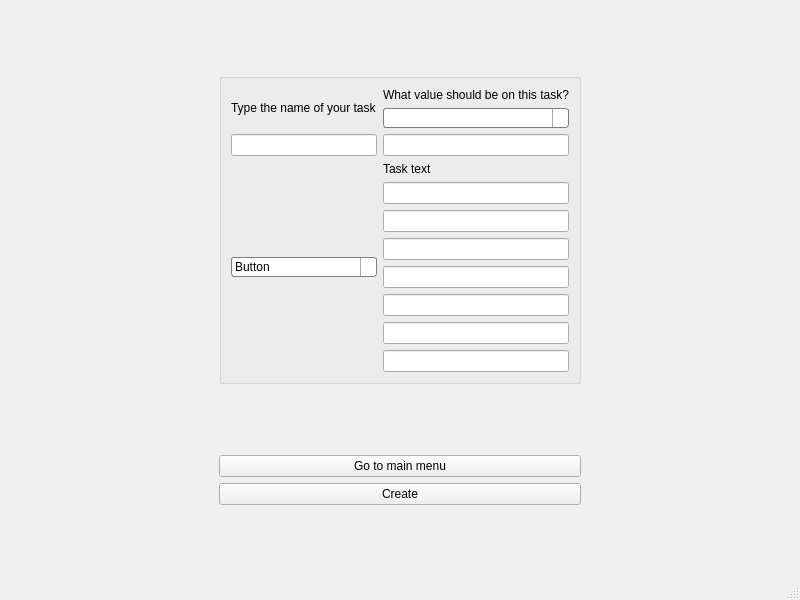
<?xml version="1.0" encoding="UTF-8"?>
<ui version="4.0">
 <class>Creator_of_tasks</class>
 <widget class="QMainWindow" name="Creator_of_tasks">
  <property name="geometry">
   <rect>
    <x>0</x>
    <y>0</y>
    <width>800</width>
    <height>600</height>
   </rect>
  </property>
  <property name="windowTitle">
   <string>MainWindow</string>
  </property>
  <widget class="QWidget" name="centralwidget">
   <layout class="QGridLayout" name="gridLayout">
    <item row="4" column="1">
     <layout class="QGridLayout" name="gridLayout_5">
      <item row="1" column="0">
       <widget class="QPushButton" name="create">
        <property name="text">
         <string>Create</string>
        </property>
       </widget>
      </item>
      <item row="0" column="0">
       <widget class="QPushButton" name="pushButton">
        <property name="text">
         <string>Go to main menu</string>
        </property>
       </widget>
      </item>
     </layout>
    </item>
    <item row="2" column="1">
     <widget class="QGroupBox" name="box">
      <layout class="QGridLayout" name="gridLayout_2">
       <item row="1" column="0">
        <widget class="QComboBox" name="comboBox">
         <property name="styleSheet">
          <string notr="true">QComboBox {
    border: 1px solid gray;
    border-radius: 3px;
    padding: 1px 18px 1px 3px;
    min-width: 6em;
}

QComboBox:editable {
    background: white;
}

QComboBox:!editable, QComboBox::drop-down:editable {
     background: qlineargradient(x1: 0, y1: 0, x2: 0, y2: 1,
                                 stop: 0 #E1E1E1, stop: 0.4 #DDDDDD,
                                 stop: 0.5 #D8D8D8, stop: 1.0 #D3D3D3);
}

/* QComboBox gets the &quot;on&quot; state when the popup is open */
QComboBox:!editable:on, QComboBox::drop-down:editable:on {
    background: qlineargradient(x1: 0, y1: 0, x2: 0, y2: 1,
                                stop: 0 #D3D3D3, stop: 0.4 #D8D8D8,
                                stop: 0.5 #DDDDDD, stop: 1.0 #E1E1E1);
}

QComboBox:on { /* shift the text when the popup opens */
    padding-top: 3px;
    padding-left: 4px;
}

QComboBox::drop-down {
    subcontrol-origin: padding;
    subcontrol-position: top right;
    width: 15px;

    border-left-width: 1px;
    border-left-color: darkgray;
    border-left-style: solid; /* just a single line */
    border-top-right-radius: 3px; /* same radius as the QComboBox */
    border-bottom-right-radius: 3px;
}

QComboBox::down-arrow {
    image: url(/usr/share/icons/crystalsvg/16x16/actions/1downarrow.png);
}

QComboBox::down-arrow:on { /* shift the arrow when popup is open */
    top: 1px;
    left: 1px;
}</string>
         </property>
         <item>
          <property name="text">
           <string>Button</string>
          </property>
         </item>
         <item>
          <property name="text">
           <string>Slider</string>
          </property>
         </item>
         <item>
          <property name="text">
           <string>Cmd</string>
          </property>
         </item>
        </widget>
       </item>
       <item row="0" column="1">
        <layout class="QVBoxLayout" name="verticalLayout_2">
         <item>
          <widget class="QLabel" name="label_2">
           <property name="text">
            <string>What value should be on this task?</string>
           </property>
          </widget>
         </item>
         <item>
          <widget class="QComboBox" name="cm2">
           <property name="styleSheet">
            <string notr="true">QComboBox {
    border: 1px solid gray;
    border-radius: 3px;
    padding: 1px 18px 1px 3px;
    min-width: 6em;
}

QComboBox:editable {
    background: white;
}

QComboBox:!editable, QComboBox::drop-down:editable {
     background: qlineargradient(x1: 0, y1: 0, x2: 0, y2: 1,
                                 stop: 0 #E1E1E1, stop: 0.4 #DDDDDD,
                                 stop: 0.5 #D8D8D8, stop: 1.0 #D3D3D3);
}

/* QComboBox gets the &quot;on&quot; state when the popup is open */
QComboBox:!editable:on, QComboBox::drop-down:editable:on {
    background: qlineargradient(x1: 0, y1: 0, x2: 0, y2: 1,
                                stop: 0 #D3D3D3, stop: 0.4 #D8D8D8,
                                stop: 0.5 #DDDDDD, stop: 1.0 #E1E1E1);
}

QComboBox:on { /* shift the text when the popup opens */
    padding-top: 3px;
    padding-left: 4px;
}

QComboBox::drop-down {
    subcontrol-origin: padding;
    subcontrol-position: top right;
    width: 15px;

    border-left-width: 1px;
    border-left-color: darkgray;
    border-left-style: solid; /* just a single line */
    border-top-right-radius: 3px; /* same radius as the QComboBox */
    border-bottom-right-radius: 3px;
}

QComboBox::down-arrow {
    image: url(/usr/share/icons/crystalsvg/16x16/actions/1downarrow.png);
}

QComboBox::down-arrow:on { /* shift the arrow when popup is open */
    top: 1px;
    left: 1px;
}</string>
           </property>
          </widget>
         </item>
         <item>
          <widget class="QLineEdit" name="ln2"/>
         </item>
        </layout>
       </item>
       <item row="1" column="1">
        <layout class="QVBoxLayout" name="verticalLayout_3">
         <item>
          <widget class="QLabel" name="label_3">
           <property name="text">
            <string>Task text</string>
           </property>
          </widget>
         </item>
         <item>
          <layout class="QVBoxLayout" name="sl">
           <item>
            <widget class="QLineEdit" name="sl1"/>
           </item>
           <item>
            <widget class="QLineEdit" name="sl2"/>
           </item>
           <item>
            <widget class="QLineEdit" name="sl3"/>
           </item>
           <item>
            <widget class="QLineEdit" name="sl4"/>
           </item>
          </layout>
         </item>
         <item>
          <layout class="QVBoxLayout" name="bt">
           <item>
            <widget class="QLineEdit" name="bt1"/>
           </item>
           <item>
            <widget class="QLineEdit" name="bt2"/>
           </item>
          </layout>
         </item>
         <item>
          <widget class="QLineEdit" name="cmd"/>
         </item>
        </layout>
       </item>
       <item row="0" column="0">
        <layout class="QVBoxLayout" name="verticalLayout">
         <item>
          <widget class="QLabel" name="label">
           <property name="text">
            <string>Type the name of your task</string>
           </property>
          </widget>
         </item>
         <item>
          <widget class="QLineEdit" name="lineEdit"/>
         </item>
        </layout>
       </item>
      </layout>
     </widget>
    </item>
    <item row="0" column="1">
     <spacer name="verticalSpacer_3">
      <property name="orientation">
       <enum>Qt::Vertical</enum>
      </property>
      <property name="sizeHint" stdset="0">
       <size>
        <width>20</width>
        <height>40</height>
       </size>
      </property>
     </spacer>
    </item>
    <item row="6" column="1">
     <spacer name="verticalSpacer_2">
      <property name="orientation">
       <enum>Qt::Vertical</enum>
      </property>
      <property name="sizeHint" stdset="0">
       <size>
        <width>20</width>
        <height>40</height>
       </size>
      </property>
     </spacer>
    </item>
    <item row="3" column="1">
     <spacer name="verticalSpacer">
      <property name="orientation">
       <enum>Qt::Vertical</enum>
      </property>
      <property name="sizeHint" stdset="0">
       <size>
        <width>20</width>
        <height>40</height>
       </size>
      </property>
     </spacer>
    </item>
    <item row="4" column="2">
     <spacer name="horizontalSpacer_2">
      <property name="orientation">
       <enum>Qt::Horizontal</enum>
      </property>
      <property name="sizeHint" stdset="0">
       <size>
        <width>40</width>
        <height>20</height>
       </size>
      </property>
     </spacer>
    </item>
    <item row="4" column="0">
     <spacer name="horizontalSpacer">
      <property name="orientation">
       <enum>Qt::Horizontal</enum>
      </property>
      <property name="sizeHint" stdset="0">
       <size>
        <width>40</width>
        <height>20</height>
       </size>
      </property>
     </spacer>
    </item>
   </layout>
  </widget>
  <widget class="QMenuBar" name="menubar">
   <property name="geometry">
    <rect>
     <x>0</x>
     <y>0</y>
     <width>800</width>
     <height>20</height>
    </rect>
   </property>
  </widget>
  <widget class="QStatusBar" name="statusbar"/>
 </widget>
 <resources/>
 <connections/>
</ui>
